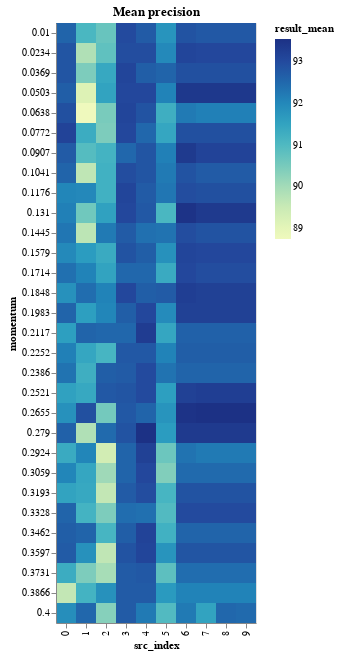

Notebook source saved alongside this figure:
### Code cell
momentum_results_encoding = {
    "x": "src_index:O",
    "y": "momentum:O",
    "color": "result_mean:Q",
}
momentum_results_tooltip = [
    "result_mean",
    "result_std",
    "neurons",
    "layers",
    "epochs",
    "learning_rate",
    "momentum",
    "src_index",
]
MOMENTUM_BINS = np.array_split(
    MOMENTUM_RANGE, MOMENTUM_RANGE.max() // MOMENTUM_BIN_SIZE + 1
)


def binified_momentum_heatmap(title, momentum_df):
    return binified_heatmap(
        title,
        momentum_df,
        "momentum",
        MOMENTUM_BINS,
        momentum_results_tooltip,
        **momentum_results_encoding
    )


binified_momentum_heatmap("Mean precision", momentum_results_df)

### Figure 1 — Vega-Lite specification as saved in the notebook (floating-point values rounded to 4 significant figures; data arrays with more than 128 entries replaced by an {"elided": "..."} marker saying what was removed)
{"config": {"view": {"continuousWidth": 400, "continuousHeight": 300}}, "hconcat": [{"mark": "rect", "encoding": {"color": {"type": "quantitative", "field": "result_mean"}, "tooltip": [{"type": "quantitative", "field": "result_mean"}, {"type": "quantitative", "field": "result_std"}, {"type": "quantitative", "field": "neurons"}, {"type": "quantitative", "field": "layers"}, {"type": "quantitative", "field": "epochs"}, {"type": "quantitative", "field": "learning_rate"}, {"type": "quantitative", "field": "momentum"}, {"type": "quantitative", "field": "src_index"}], "x": {"type": "ordinal", "field": "src_index"}, "y": {"type": "ordinal", "field": "momentum"}}, "selection": {"selector011": {"type": "interval", "bind": "scales", "encodings": ["x", "y"]}}, "title": "Mean precision"}], "data": {"name": "data-230be27b2f4e5d7d0697895a680bfd88"}, "$schema": "https://vega.github.io/schema/vega-lite/v4.8.1.json", "datasets": {"data-230be27b2f4e5d7d0697895a680bfd88": {"elided": "300 records"}}}
